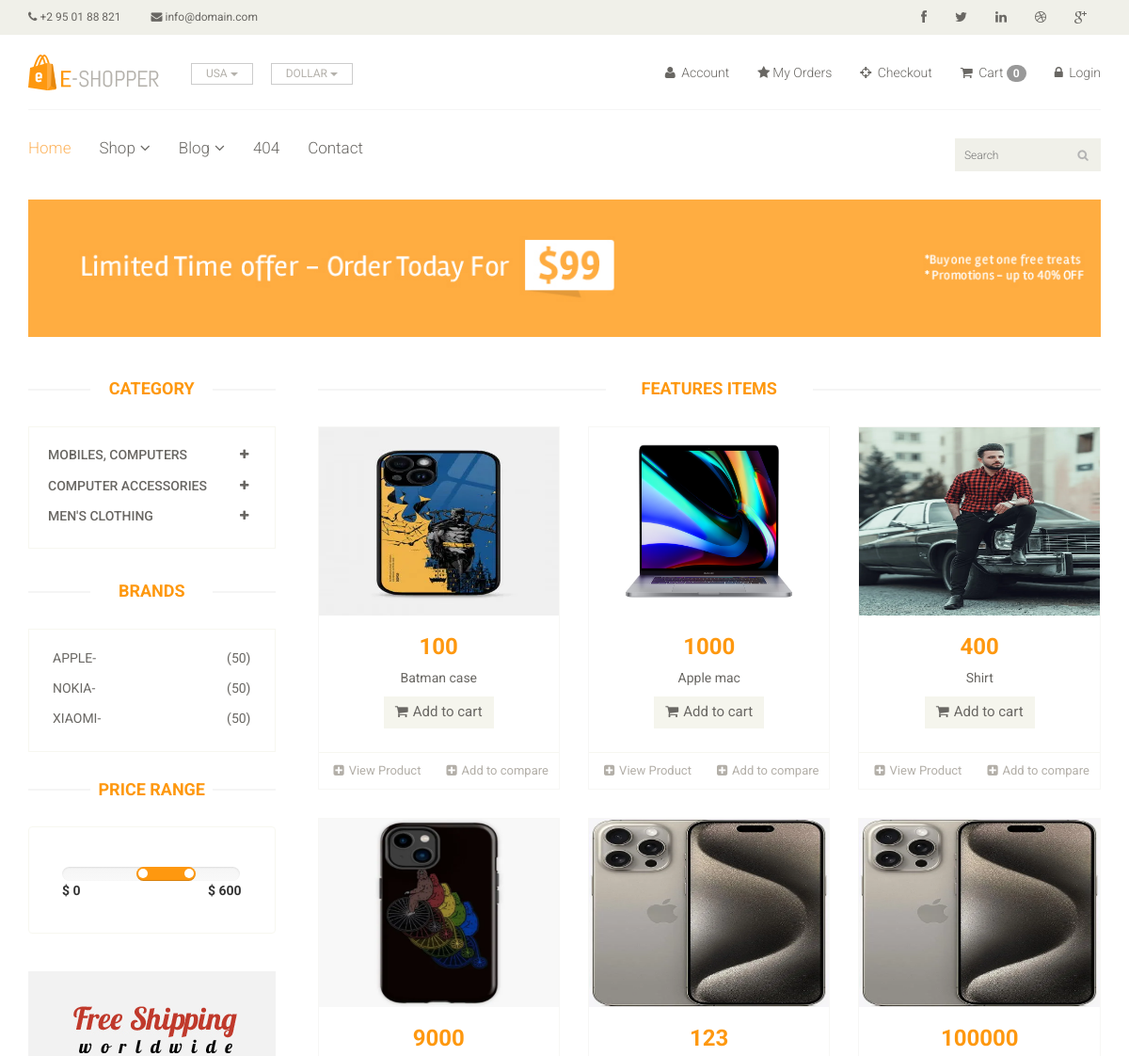
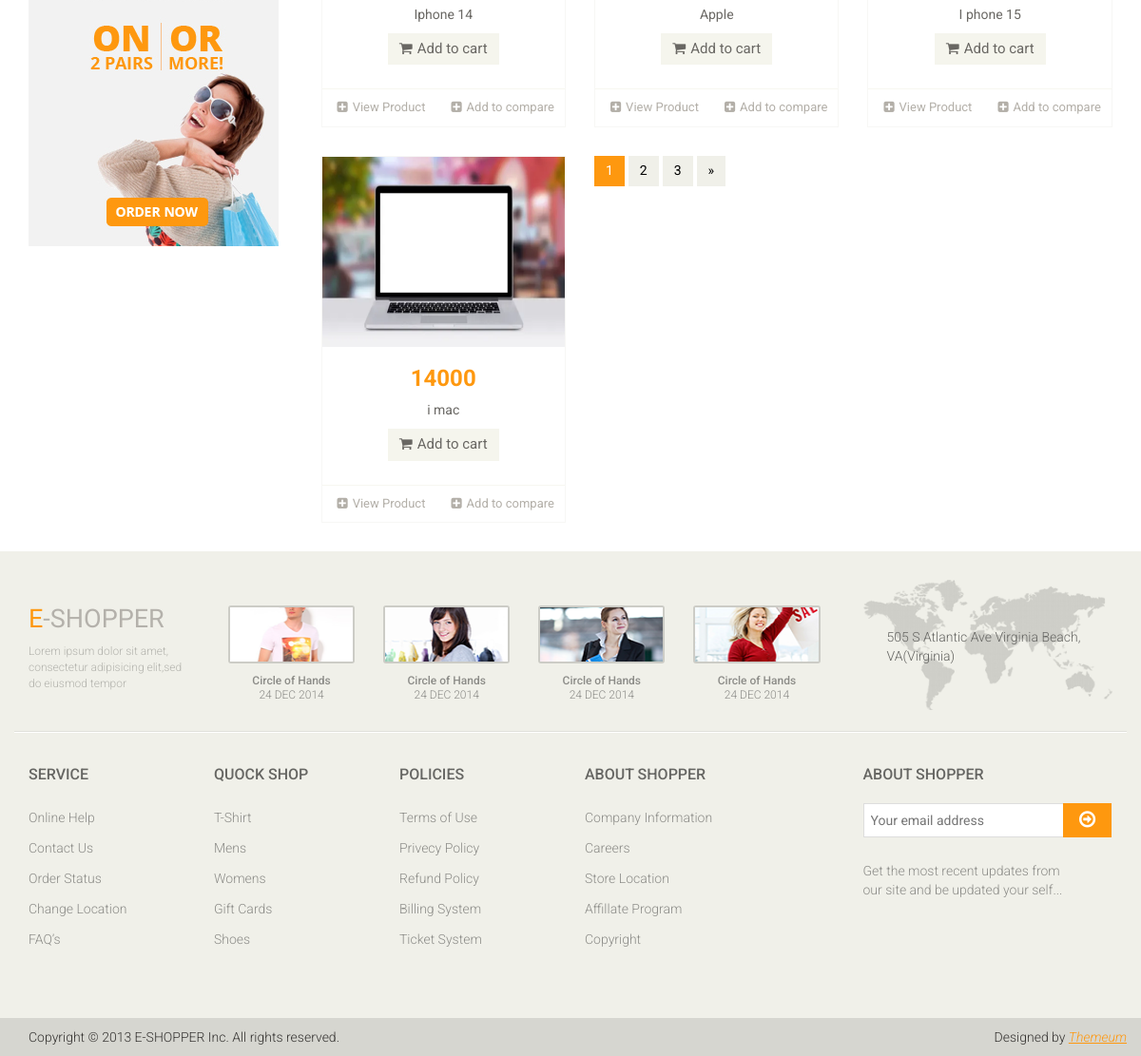
The app's page /product/ with its own data (2 pictures, top to bottom).
### products/models.py (models this page shows, shortened)
class Category(models.Model):
    name = models.CharField(max_length=150)

class Brand(models.Model):
    name = models.CharField(max_length=200)

class Product(models.Model):
    Availability = (('In Stock','In Stock'),('Out of Stock','Out of Stock'))
    category = models.ForeignKey(Category,on_delete=models.CASCADE,null=False,default='')
    sub_category = models.ForeignKey(Sub_Category,on_delete=models.CASCADE,null=False,default='')
    image = models.ImageField(upload_to='ecommerce/product_image')
    name = models.CharField(max_length=100)
    brand = models.ForeignKey(Brand,on_delete=models.CASCADE,null=True)
    price = models.IntegerField()
    date = models.DateField(auto_now_add=True)
    Availability = models.CharField(choices=Availability,null=True,max_length=100)

### shop/views.py (the view)
# urls.py: path('product/',views.product,name='product'),
def product(request):
    category = Category.objects.all()
    brandID = request.GET.get('brand')
    brand = Brand.objects.all()
    product  =Product.objects.all()
    categoryID = request.GET.get('category')
    if categoryID:
        product = Product.objects.filter(sub_category =categoryID).order_by('-id')
    elif brandID:
        product = Product.objects.filter(brand=brandID).order_by('-id')
    else:
         product  =Product.objects.all()
    context = {
        'category':category,
        'brand':brand,
        'product':product,
    }
    return render(request,'product.html',context)

### templates/product.html (shortened to what this page needs)
{% extends 'master.html' %}
{% block content %}
<section id="advertisement">
    <div class="container">
        <img src="images/shop/advertisement.jpg" alt="" />
    </div>
</section>
<section>
    <div class="container">
        <div class="row">
            <div class="col-sm-3">
                <div class="left-sidebar">
                    <h2>Category</h2>
                    <div class="panel-group category-products" id="accordian">
                        {% for cat in category%}
                        <div class="panel panel-default">
                            <div class="panel-heading">
                                <h4 class="panel-title">
                                    <a data-toggle="collapse" data-parent="#accordian" href="#{{cat.id}}">
                                        <span class="badge pull-right"><i class="fa fa-plus"></i></span>
                                        {{cat.name}}
                                    </a>
                                </h4>
                            </div>
                        </div>
                        {% endfor %}
                    </div>
                    <div class="brands_products">
                        <h2>Brands</h2>
                        <div class="brands-name">
                            <ul class="nav nav-pills nav-stacked">
                                {% for i in brand  %}
                                <li><a href="/?brand={{i.id}}"> <span class="pull-right">(50)</span>{{i.name}}-{{i.count}}</a></li>
                                {% endfor %}
                            </ul>
                        </div>
                    </div>
                    <div class="price-range">
                        <h2>Price Range</h2>
                        <div class="well">
                             <input type="text" class="span2" value="" data-slider-min="0" data-slider-max="600" data-slider-step="5" data-slider-value="[250,450]" id="sl2" ><br />
                             <b>$ 0</b> <b class="pull-right">$ 600</b>
                        </div>
                    </div>
                    <div class="shipping text-center">
                        <img src="images/home/shipping.jpg" alt="" />
                    </div>
                </div>
            </div>
            <div class="col-sm-9 padding-right">
                <div class="features_items">
                    <h2 class="title text-center">Features Items</h2>
                    {% for prod in  product %}
                    <div class="col-sm-4">
                        <div class="product-image-wrapper">
                            <div class="single-products">
                                    <div class="productinfo text-center">
                                        <img src="/{{prod.image}}" alt=""  height="200px">
                                        <h2>{{prod.price}}</h2>
                                        <p>{{prod.name}}</p>
                                        <a href="{% url 'cart_add' prod.id %}" class="btn btn-default add-to-cart"><i class="fa fa-shopping-cart"></i>Add to cart</a>
                                    </div>
                                    <div class="product-overlay">
                                        <div class="overlay-content">
                                        </div>
                                    </div>
                            </div>
                            <div class="choose">
                                <ul class="nav nav-pills nav-justified">
                                    <li><a href="{{prod.id}}"><i class="fa fa-plus-square"></i>View Product</a></li>
                                    <li><a href="#"><i class="fa fa-plus-square"></i>Add to compare</a></li>
                                </ul>
                            </div>
                        </div>
                    </div>
                    {% endfor %}
                    <ul class="pagination">
                        <li class="active"><a href="">1</a></li>
                        <li><a href="">2</a></li>
                        <li><a href="">3</a></li>
                        <li><a href="">&raquo;</a></li>
                    </ul>
                </div>
            </div>
        </div>
    </div>
</section>
{% endblock %}

### records on screen
Category: name "MOBILES, COMPUTERS"
Category: name "COMPUTER ACCESSORIES"
Category: name "MEN'S CLOTHING"
Brand: name "APPLE"
Brand: name "NOKIA"
Brand: name "XIAOMI"
Product: image (picture), price "100", name "Batman case"
Product: image (picture), price "1000", name "Apple mac"
Product: image (picture), price "400", name "Shirt"
Product: image (picture), price "9000", name "Iphone 14"
Product: image (picture), price "123", name "Apple"
Product: image (picture), price "100000", name "I phone 15"
Product: image (picture), price "14000", name "i mac"

### other values on screen
{{ request.session.cart|length }} "0"
